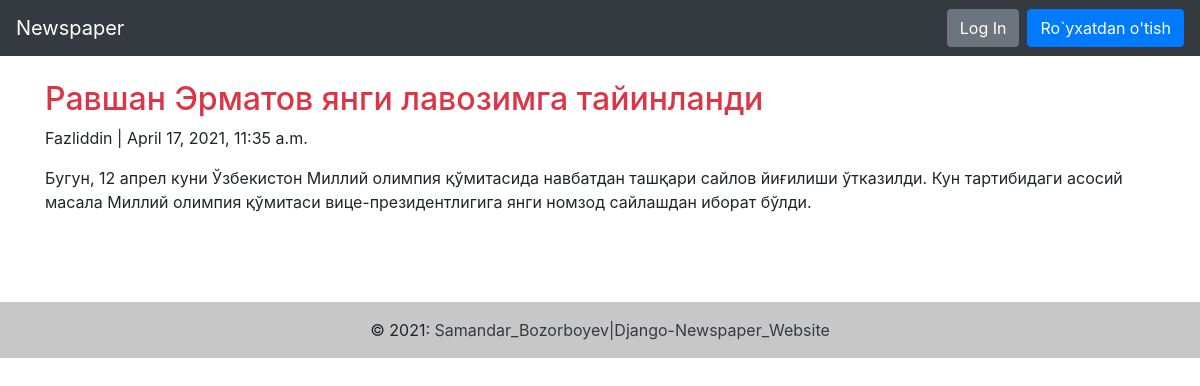
Page /articles/2/ on the committed database.
### articles/models.py (models this page shows, shortened)
class Article(models.Model):
    title = models.CharField(max_length=250)
    image = models.ImageField(upload_to='media/',null=True,blank=True)  #new
    body = models.TextField()
    date = models.DateTimeField(auto_now_add=True)
    author = models.ForeignKey(
        get_user_model(),
        on_delete = models.CASCADE,
    )

### users/models.py (models this page shows)
class CustomerUser(AbstractUser):
    age = models.PositiveIntegerField(null=True,blank=True)
    address = models.CharField(max_length=200,null=True,blank=True)
    universitet = models.CharField(max_length=200,null=True,blank=True)

### articles/views.py (the view)
# urls.py: path('<int:pk>/',ArticleDetailView.as_view(),name='article_detail'),
class ArticleDetailView(DetailView):
    model = Article
    template_name = 'article_detail.html'

### templates/article_detail.html (shortened to what this page needs)
{% extends 'base.html' %}
{% block content%}
<div class="article-entry">
    <h2 class="text-danger">{{object.title}}</h2>
    <p>{{ object.author }} | {{ object.date }}</p>
    <p>{{ object.body }}</p>
</div>
{% if user.is_authenticated and article.author == request.user %}
<p><a href="{% url 'article_edit' article.pk %}"
      class="btn btn-primary">Tahrilash</a>
    <a href="{% url 'article_delete' article.pk %}"
       class="btn btn-success">O'chirish</a>
</p>
{% else %}
<br>
{% endif %}
{% endblock content %}

### rows in the picture
Article: title "Равшан Эрматов янги лавозимга тайинланди", author "Fazliddin", date "April 17, 2021, 11:35 a.m.", body "Бугун, 12 апрел куни Ўзбекистон Миллий олимпия қўмитасида навбатдан ташқари сайлов йиғилиши ўтказилди. Кун тартибидаги асосий масала Миллий олимпия қўмитаси вице-президентлигига янги номзод сайлашдан иборат бўлди."
